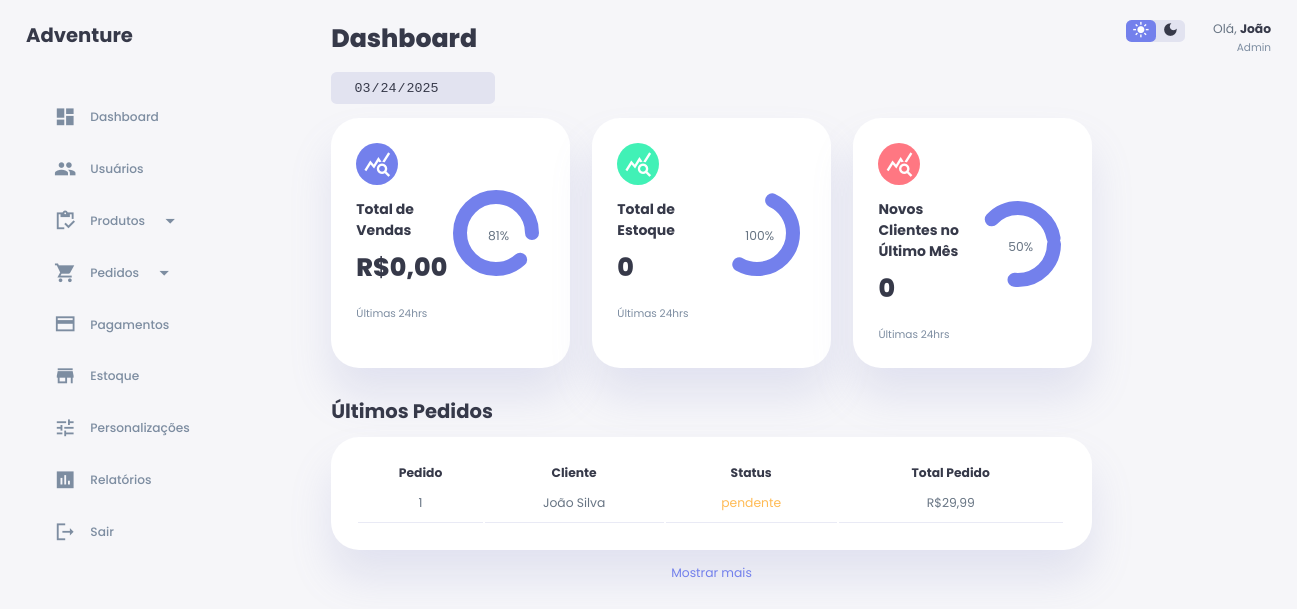
Screenshot of /public/admin/index.php?a=index (signed in) with the database file from the repository.
### tables this page shows
CREATE TABLE IF NOT EXISTS pedidos (
  id INT PRIMARY KEY NOT NULL AUTO_INCREMENT,
  id_usuario INT NOT NULL,
  data_pedido DATE,
  status_pedido ENUM('pendente','enviado','entregue', 'cancelado') NOT NULL,
  total_pedido DECIMAL(10,2) NOT NULL,
  data_criacao DATETIME NOT NULL DEFAULT CURRENT_TIMESTAMP,
  data_atualizacao DATETIME NOT NULL DEFAULT CURRENT_TIMESTAMP ON UPDATE CURRENT_TIMESTAMP,
  FOREIGN KEY (id_usuario) REFERENCES usuario (id)
  ON DELETE CASCADE
);

### core/controllers/Admin.php (called while the page is built, shortened)
<?php
class Admin
{
    public function index()
    {
        $vendas = new AdminModel();
        $totalVenda = $vendas->totalVendas();
        $totalEstoque = $vendas->totalEstoque();
        $totalClientes = $vendas->totalClientes();
        $pedidos = $vendas->listarPedidosRecentes();
        Store::Layout_admin([
            'admin/layout/html_header',
            'admin/layout/header',
            'admin/home',
            'admin/layout/footer',
            'admin/layout/html_footer',
        ], [
            'totalVenda' => $totalVenda,
            'totalEstoque' => $totalEstoque,
            'totalClientes' => $totalClientes,
            'pedidos' => $pedidos,
        ]);
    }
}

### core/rotas_admin.php (called while the page is built, shortened)
<?php
$rotas = [
    'inicio' => 'admin@index',
    'admin_login' => 'admin@admin_login',
    'login_admin_submit' => 'admin@login_admin_submit',
    'logout' => 'admin@logout',
    'lista_clientes' => 'admin@lista_clientes',
    'usuario_admin' => 'admin@usuario_admin',
    'detalhes_usuario' => 'admin@detalhes_usuario',
    'editar_usuario' => 'admin@editar_usuario',
    'excluir_usuario' => 'admin@excluir_usuario',
    'pedidos' => 'admin@pedidos',
    'alterar_pedidos' => 'admin@alterar_pedidos',
    'obterItensPedido' => 'admin@obterItensPedido',
    'excluir_pedido' => 'admin@excluir_pedido',
    'ativar_pedido' => 'admin@ativar_pedido',
    'pedidos_cancelados' => 'admin@pedidos_cancelados',
    'pagamentos' => 'admin@pagamentos',
    'registrar_usuario' => 'admin@registrar_usuario',
    'editar_pagamento' => 'admin@editar_pagamento',
    'criar_status_pagamento' => 'admin@criar_status_pagamento',
    'produtos_categorias' => 'admin@produtos_categorias',
    'criar_categoria_produto' => 'admin@criar_categoria_produto',
    'editar_categoria_produto' => 'admin@editar_categoria_produto',
    'produtos_tamanhos' => 'admin@produtos_tamanhos',
    'criar_tamanho_produto' => 'admin@criar_tamanho_produto',
    'editar_tamanho_produto' => 'admin@editar_tamanho_produto',
    'produtos_cores' => 'admin@produtos_cores',
    'criar_cor_produto' => 'admin@criar_cor_produto',
    'editar_cor_produto' => 'admin@editar_cor_produto',
    'gerencia_produtos' => 'admin@gerencia_produtos',
    'cadastro_produtos' => 'admin@cadastro_produtos',
    'editar_produtos' => 'admin@editar_produtos',
    'processa_cadastro_produto' => 'admin@processa_cadastro_produto',
    'edita_cadastro_produto' => 'admin@edita_cadastro_produto',
    'inativar_produto' => 'admin@inativar_produto',
    'ativar_produto' => 'admin@ativar_produto',
];
$acao = 'inicio';
if(isset($_GET['a'])){
    if(!key_exists($_GET['a'], $rotas)){
        $acao = 'inicio';
    } else{
        $acao = $_GET['a'];
    }
}
$partes = explode('@', $rotas[$acao]);
$metodo = $partes[1];
$ctr = new $controlador();
$ctr->$metodo();

### public/admin/index.php (called while the page is built, shortened)
<?php
require_once('../../core/rotas_admin.php');

### core/models/AdminModel.php (called while the page is built, shortened)
<?php
class AdminModel
{
    public function totalVendas()
    {
        $sql = new Database();
        $res = $sql->select("SELECT IFNULL(ROUND(SUM(total_pedido)), 0) AS total_vendas FROM pedidos WHERE status_pedido = 'entregue';");
        if (count($res) != 0) {
            return $res;
        } else {
            return false;
        }
    }
    public function totalEstoque()
    {
        $sql = new Database();
        $res = $sql->select("SELECT IFNULL(SUM(quantidade_disponivel), 0) AS total_estoque FROM estoque;");
        if (count($res) != 0) {
            return $res;
        } else {
            return false;
        }
    }
    public function totalClientes()
    {
        $sql = new Database();
        $res = $sql->select("SELECT COUNT(*) AS novos_clientes FROM usuario WHERE MONTH(data_criacao) = MONTH(CURDATE()) - 1 AND YEAR(data_criacao) = YEAR(CURDATE())");
        if (count($res) != 0) {
            return $res;
        } else {
            return false;
        }
    }
    public function listarPedidosRecentes()
    {
        $sql = new Database();
        $res = $sql->select("SELECT pedidos.id AS pedido_id, CONCAT(usuario.nome, ' ', usuario.sobrenome) AS nome_usuario, pedidos.data_pedido, pedidos.status_pedido, pedidos.total_pedido, pedidos.data_criacao, pedidos.data_atualizacao FROM pedidos JOIN usuario ON pedidos.id_usuario = usuario.id ORDER BY pedidos.data_pedido DESC LIMIT 5;");
        return $res;
    }
}

### core/classes/Database.php (called while the page is built, shortened)
<?php
class Database{
    private $conexao;
    private function conectar(){
        $this->conexao = new PDO(
            'mysql:'.
            'host='.MYSQL_SERVER.';'.
            'dbname='.MYSQL_DATABASE.';'.
            'charset='.MYSQL_CHARSET,
            MYSQL_USER,
            MYSQL_PASS,
            array(PDO::ATTR_PERSISTENT => true)
        );
        $this->conexao->setAttribute(PDO::ATTR_ERRMODE, PDO::ERRMODE_WARNING);
    }
    private function desconectar(){
        $this->conexao = null;
    }
    public function select($sql, $param = null){
        $res = null;
        try{
            if(!empty($param)){
                $exe = $this->conexao->prepare($sql);
                $exe->execute($param);
                $res = $exe->fetchAll(PDO::FETCH_CLASS);
            } else{
                $exe = $this->conexao->prepare($sql);
                $exe->execute();
                $res = $exe->fetchAll(PDO::FETCH_CLASS);
            }
        }catch(PDOException $e){
            echo $e;
        }
        return $res;
    }
};

### core/views/admin/home.php (the view, shortened to what this page needs)
<link rel="stylesheet" href="assets/css/home.css">
<div class="container">
        <aside>
            <div class="top">
                <div class="logo">
                    <div>
                        <h2>Adventure </h2>
                    </div>
                </div>
            </div>
            <div class="sidebar">
                <a href="?a=index">
                    <span class="material-icons-sharp">dashboard</span>
                    <h3>Dashboard</h3>
                </a>
                <a href="?a=usuario_admin">
                    <span class="material-icons-sharp">people</span>
                    <h3>Usuários</h3>
                </a>
                <div class="dropdown">
                    <a href="#" class="dropdown-toggle">
                        <span class="material-icons-sharp" id="inventory">inventory</span>
                        <h3>Produtos</h3>
                        <span class="material-icons-sharp arrow">arrow_drop_down</span>
                    </a>
                </div>
                <div class="dropdown">
                    <a href="#" class="dropdown-toggle">
                        <span class="material-icons-sharp" id="inventory">shopping_cart</span>
                        <h3>Pedidos</h3>
                        <span class="material-icons-sharp arrow">arrow_drop_down</span>
                    </a>
                </div>
                <a href="?a=pagamentos">
                    <span class="material-icons-sharp">credit_card</span>
                    <h3>Pagamentos</h3>
                </a>
                <a href="">
                    <span class="material-icons-sharp">store</span>
                    <h3>Estoque</h3>
                </a>
                <a href="">
                    <span class="material-icons-sharp">tune</span>
                    <h3>Personalizações</h3>
                </a>
                <a href="">
                    <span class="material-icons-sharp">poll</span>
                    <h3>Relatórios</h3>
                </a>
                <a href="?a=logout">
                    <span class="material-icons-sharp">logout</span>
                    <h3>Sair</h3>
                </a>
            </div>
        </aside>
        <main>
            <h1>Dashboard</h1>
            <div class="date">
                <input type="date" id="date-input" disabled>
            </div>
            <div class="insights">
                <div class="sales">
                    <span class="material-icons-sharp">query_stats</span>
                    <div class="middle">
                        <div class="left">
                            <h3>Total de Vendas</h3>
                            <h1>R$<?= $totalVenda[0]->total_vendas?>,00</h1>
                        </div>
                        <div class="progress">
                            <svg>
                                <circle cx='38' cy='38' r='36'></circle>
                            </svg>
                            <div class="number">
                                <p>81%</p>
                            </div>
                        </div>
                    </div>
                    <small class="text-muted">Últimas 24hrs</small>
                </div>
                <div class="income">
                    <span class="material-icons-sharp">query_stats</span>
                    <div class="middle">
                        <div class="left">
                            <h3>Total de Estoque</h3>
                            <h1><?= $totalEstoque[0]->total_estoque?></h1>
                        </div>
                        <div class="progress">
                            <svg>
                                <circle cx='38' cy='38' r='36'></circle>
                            </svg>
                            <div class="number">
                                <p>100%</p>
                            </div>
                        </div>
                    </div>
                    <small class="text-muted">Últimas 24hrs</small>
                </div>
                <div class="expenses">
                    <span class="material-icons-sharp">query_stats</span>
                    <div class="middle">
                        <div class="left">
                            <h3>Novos Clientes no Último Mês</h3>
                            <h1><?=$totalClientes[0]->novos_clientes?></h1>
                        </div>
                        <div class="progress">
                            <svg>
                                <circle cx='38' cy='38' r='36'></circle>
                            </svg>
                            <div class="number">
                                <p>50%</p>
                            </div>
                        </div>
                    </div>
                    <small class="text-muted">Últimas 24hrs</small>
                </div>
            </div>
            <div class="recent-orders">
                <h2>Últimos Pedidos</h2>
                <table>
                    <thead>
                        <tr>
                            <th>Pedido</th>
                            <th>Cliente</th>
                            <th>Status</th>
                            <th>Total Pedido</th>
                        </tr>
                    </thead>
                    <tbody>
                        <?php foreach ($pedidos as $pedido): ?>
                        <tr>
                            <td><?=$pedido->pedido_id?></td>
                            <td><?=$pedido->nome_usuario?></td>
                            <td class="success" id="status"><?=$pedido->status_pedido?></td>
                            <td>R$<?=number_format($pedido->total_pedido, 2, ',', '.')?></td>
                        </tr>
                        <?php endforeach; ?>
                    </tbody>
                </table>
                <a href="?a=pedidos">Mostrar mais</a>
            </div>
        </main>
        <div class="right">
            <div class="top">
                <div class="theme-toggler">
                    <span class="material-icons-sharp active">light_mode</span>
                    <span class="material-icons-sharp">dark_mode</span>
                </div>
                <div class="profile">
                    <div class="info">
                        <p>Olá, <b><?=$_SESSION['nome_admin']?></b></p>
                        <small class="text-muted">Admin</small>
                    </div>
                </div>
            </div>
        </div>
    </div>

### core/classes/Store.php (shortened to what this page needs)
<?php
class Store{
    public static function Layout_admin($estruturas, $dados= null){
        foreach($estruturas as $estrutura){
            include("../../core/views/$estrutura.php");
        }
    }
};

### rows the page displays
pedidos: id "1", nome_usuario "João Silva", status_pedido "pendente", total_pedido "29,99"

### other values shown
$totalVenda[0]->total_vendas "0"
$totalEstoque[0]->total_estoque "0"
$totalClientes[0]->novos_clientes "0"
